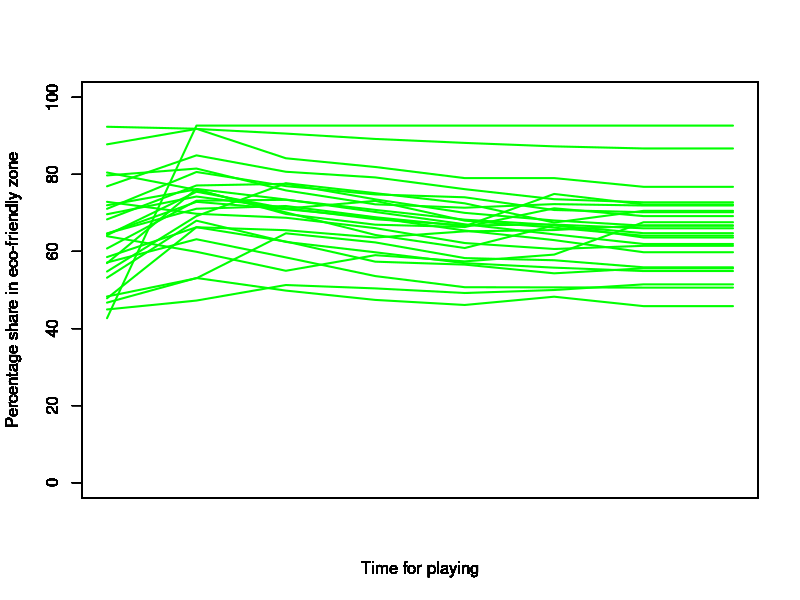

R code for this plot:
# This file plots the data for all the players who played more than 10 mins. 
# Their behavior over time for 10 mins is understood by calculating the probabilities of falling into the 
# smooth zones. No clusters are created. 

playerData_2_3<-read.csv("jerk_clusteringMins_2_3.csv", header=FALSE)
playerData_3_4<-read.csv("jerk_clusteringMins_3_4.csv", header=FALSE)
playerData_4_5<-read.csv("jerk_clusteringMins_4_5.csv", header=FALSE)
playerData_5_6<-read.csv("jerk_clusteringMins_5_6.csv", header=FALSE)
playerData_6_7<-read.csv("jerk_clusteringMins_6_7.csv", header=FALSE)
playerData_7_8<-read.csv("jerk_clusteringMins_7_8.csv", header=FALSE)
playerData_8_9<-read.csv("jerk_clusteringMins_8_9.csv", header=FALSE)
playerData_9_10<-read.csv("jerk_clusteringMins_9_10.csv", header=FALSE)

prob2_3<-rowSums(playerData_2_3[, c(11,12)])
prob3_4<-rowSums(playerData_3_4[, c(11,12)])
prob4_5<-rowSums(playerData_4_5[, c(11,12)])
prob5_6<-rowSums(playerData_5_6[, c(11,12)])
prob6_7<-rowSums(playerData_6_7[, c(11,12)])
prob7_8<-rowSums(playerData_7_8[, c(11,12)])
prob8_9<-rowSums(playerData_8_9[, c(11,12)])
prob9_10<-rowSums(playerData_8_9[, c(11,12)])

probDf <- cbind(prob2_3, prob3_4, prob4_5,  prob5_6, prob6_7, prob7_8, prob8_9, prob9_10 )

for (i in 1:25){

plot(probDf[i, 1:8]*100,  y= NULL, xlab = "Time for playing", ylab = "Percentage share in eco-friendly zone", ylim = c(0,100), pch = 2, type='l', lwd=2, col = "green", xaxt='n')
par(new=TRUE)

}



